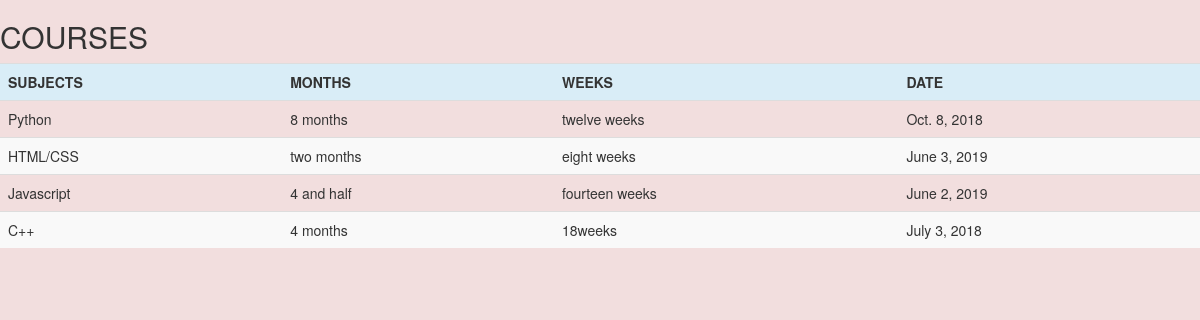
The page /course/list/ on the database its author committed.
### course/models.py (models this page shows)
class Course(models.Model):
	Name = models.CharField(max_length=50)
	Duration = models.CharField(max_length = 15)
	Months = models.CharField(max_length = 10)
	Startdate = models.DateField(max_length = 20)
	Enddate = models.DateField(max_length = 20)
	Description = models.TextField(max_length=150)
	Teacher = models.ForeignKey(Teacher,null = True, on_delete=models.CASCADE)

### course/views.py (the view)
# urls.py: path("list/", list_courses, name = "list_courses"),
def list_courses(request):
	courses = Course.objects.all()
	return render(request,"all_courses.html",{"courses":courses})

### course/templates/all_courses.html (shortened to what this page needs)
<!DOCTYPE html>
<html>
<head>
	<link rel="stylesheet"
	href="https://maxcdn.bootstrapcdn.com/bootstrap/3.4.0/css/bootstrap.min.css">
</head>
<body class="bg-danger">
<h2 class="bg-danger">COURSES</h2>
<table class="table table-striped table bordered">
<tr>
<th class="bg-info">SUBJECTS</th>
<th class="bg-info">MONTHS</th>
<th class="bg-info">WEEKS</th>
<th class="bg-info">DATE</th>
</tr>
{%for course in courses%}
<tr>
	<td>{{course.Name}}</td>
	<td>{{course.Months}}</td>
	<td>{{course.Duration}}</td>
	<td>{{course.Startdate}}</td>
</tr>
{% endfor %}
</table>
</body>
</html>

### rows shown on the page
Course: Name "Python", Months "8 months", Duration "twelve weeks", Startdate "Oct. 8, 2018"
Course: Name "HTML/CSS", Months "two months", Duration "eight weeks", Startdate "June 3, 2019"
Course: Name "Javascript", Months "4 and half", Duration "fourteen weeks", Startdate "June 2, 2019"
Course: Name "C++", Months "4 months", Duration "18weeks", Startdate "July 3, 2018"
